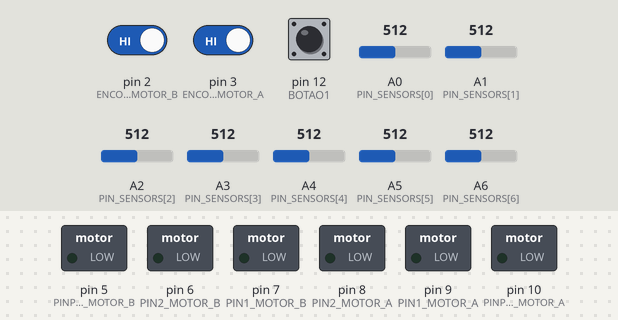
The sketch below on a simulated Arduino Nano, built with avr-gcc and run on an emulated ATmega328P. On the bench: switched loads named in the sketch (green lamp = pin HIGH). The inputs (shaded band) are chosen by the test bench; at power-on: pin 12 (BOTAO1) HIGH, pin 2 (ENCODER1_MOTOR_B) HIGH, pin 3 (ENCODER1_MOTOR_A) HIGH, A0 (PIN_SENSORS[0]) = 512, A1 (PIN_SENSORS[1]) = 512, A2 (PIN_SENSORS[2]) = 512, A3 (PIN_SENSORS[3]) = 512, A4 (PIN_SENSORS[4]) = 512, A5 (PIN_SENSORS[5]) = 512, A6 (PIN_SENSORS[6]) = 512. What the sketch prints to the serial monitor is not drawn.

Above: at 1.2 s.
1.3 s: pin 12 (BOTAO1) pulled LOW for 0.15 s
At 2.7 s:
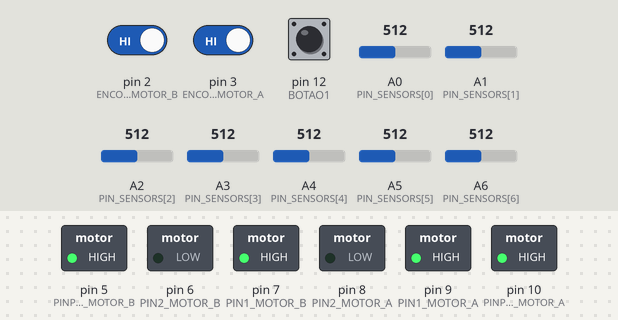
Timing chart, 0 to 4.3 s (numbered marks = the images above; inputs shaded):
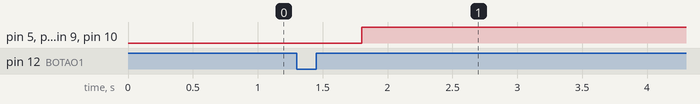

Measured:
- after the input at 1.3 s, pin 5 (PINPWM_MOTOR_B), pin 7 (PIN1_MOTOR_B), pin 9 (PIN1_MOTOR_A), pin 10 (PINPWM_MOTOR_A): LOW → HIGH after 0.50 s

The sketch:

SeguidorNRL.ino
```cpp
//#include <MotorEncoderNRL.h>
#include "defines.h"
#include "NADA.h"

int erro = 0;
int erroAnterior = 0;
int indexCurva = 0, auxCurva = 0, marcador = 0 ,auxBotao1 = 0, indexInicioFim = 0, auxInicioFim = 0;

void setup() {
	Serial.begin(115200);
	Serial.println("Setup");
 	setupPins();
}

void loop() {
	atualizaStatus();

	if(STATUS == SEGUINDO){
		ajusteVelocidade();
		MA.updateVel();
		MB.updateVel();
		//Serial.println(MA.encod.getDist());
		//delay(50);
		int acao = calculatePID();
		MA.vel_ref = VEL_MAX + acao;
		MB.vel_ref = VEL_MAX - acao;

		identificaCurva();
		//inicio_fim();
	}
}

void atualizaStatus() {
	int b1 = digitalRead(BOTAO1);
	if (b1 == 0 && auxBotao1 == 0) {
		delay(500);
		STATUS = SEGUINDO;
    	auxBotao1 = 1;
    	//Serial.println(indexCurva);
    	//Serial.println("comecou");
    }
    else if (b1 == 1)
    	auxBotao1 = 0;
}

void(* resetFunc) (void) = 0;

void ajusteVelocidade(){
	VEL_MAX = VEL_CURVA[0];
}

void inicio_fim(){
	int valueSensor = 0;
	if(analogRead(PIN_SENSORS[7]) > LIMIAR_SENSOR) valueSensor = (COR_LINHA == 0)? 1:0;
	else valueSensor = (COR_LINHA == 0)? 0:1;

    if (valueSensor == 1 && auxCurva == 0) {
    	indexInicioFim = indexInicioFim + 1;
        //marcador = marcador + 1;
    	auxCurva = 1;
    	//Serial.println(indexCurva);
    	//if(marcador == 2){
    	if(indexInicioFim == (NUM_CRUZAMENTO + 2)){
    			STATUS = PARADO;
    			MA.vel_ref = 0;
				MB.vel_ref = 0;
				MA.updateVel();
				MB.updateVel();
				resetFunc();
    	}
    	auxInicioFim = 1;
    }
    else if (valueSensor == 0)
    	auxInicioFim = 0;
}

void identificaCurva(){
	int valueSensor = 0;
	if(analogRead(PIN_SENSORS[0]) > LIMIAR_SENSOR) valueSensor = (COR_LINHA == 0)? 1:0;
	else valueSensor = (COR_LINHA == 0)? 0:1;
    if (valueSensor == 1 && auxCurva == 0) {
    	indexCurva++;
    	auxCurva = 1;
    	//Serial.println(indexCurva);
    }
    else if (valueSensor == 0)
    	auxCurva = 0;

    ajusteVelocidade();
}

int calculatePID() {
	int acao, erro = getError();
    int P = erro;
    int I = I + erro;
    int D = erro - erroAnterior;
    acao = (KP*P) + (KI*I) + (KD*D);
	//acao = erro*KP;
    erroAnterior = erro;
	return acao;
}


int getError() {
		/*
		* 1 0 0 0 0
		* 1 1 0 0 0
		* 0 1 0 0 0
		* 0 1 1 0 0
		* 0 0 1 0 0
		* 0 0 1 1 0
		* 0 0 0 1 0
		* 0 0 0 1 1
		* 0 0 0 0 1
		*/

	int valueSensores[7];

	for(int i=0; i<7; i++){

		if(analogRead(PIN_SENSORS[i]) > LIMIAR_SENSOR) valueSensores[i] = (COR_LINHA == 0)? 1:0;
		else valueSensores[i] = (COR_LINHA == 0)? 0:1;
		//Serial.print(valueSensores[i]);
		//Serial.print(" , ");
	}
	//Serial.println("");

	if     (valueSensores[1]==1 && valueSensores[2]==0 && valueSensores[3]==0 && valueSensores[4]==0 && valueSensores[5]==0) erro = -4;
	else if(valueSensores[1]==1 && valueSensores[2]==1 && valueSensores[3]==0 && valueSensores[4]==0 && valueSensores[5]==0) erro = -3;
	else if(valueSensores[1]==0 && valueSensores[2]==1 && valueSensores[3]==0 && valueSensores[4]==0 && valueSensores[5]==0) erro = -2;
	else if(valueSensores[1]==0 && valueSensores[2]==1 && valueSensores[3]==1 && valueSensores[4]==0 && valueSensores[5]==0) erro = -1;
	else if(valueSensores[1]==0 && valueSensores[2]==0 && valueSensores[3]==1 && valueSensores[4]==0 && valueSensores[5]==0) erro =  0;
	else if(valueSensores[1]==0 && valueSensores[2]==0 && valueSensores[3]==1 && valueSensores[4]==1 && valueSensores[5]==0) erro =  1;
	else if(valueSensores[1]==0 && valueSensores[2]==0 && valueSensores[3]==0 && valueSensores[4]==1 && valueSensores[5]==0) erro =  2;
	else if(valueSensores[1]==0 && valueSensores[2]==0 && valueSensores[3]==0 && valueSensores[4]==1 && valueSensores[5]==1) erro =  3;
	else if(valueSensores[1]==0 && valueSensores[2]==0 && valueSensores[3]==0 && valueSensores[4]==0 && valueSensores[5]==1) erro =  4;

	return erro;
}

void setupPins() {
	pinMode(PIN1_MOTOR_A, OUTPUT);
	pinMode(PIN2_MOTOR_A, OUTPUT);
	pinMode(PINPWM_MOTOR_A, OUTPUT);
	pinMode(ENCODER1_MOTOR_A, INPUT);
	pinMode(ENCODER2_MOTOR_A, INPUT);
	pinMode(PIN1_MOTOR_B, OUTPUT);
	pinMode(PIN2_MOTOR_B, OUTPUT);
	pinMode(PINPWM_MOTOR_B, OUTPUT);
	pinMode(ENCODER1_MOTOR_B, INPUT);
	pinMode(ENCODER2_MOTOR_B, INPUT);
	pinMode(BOTAO1, INPUT_PULLUP);
	pinMode(BOTAO2, INPUT_PULLUP);

	for(int i=0;i<7;i++)
		pinMode(PIN_SENSORS[i], INPUT);

	attachInterrupt(digitalPinToInterrupt(ENCODER1_MOTOR_A), pulsoContA, RISING);
	attachInterrupt(digitalPinToInterrupt(ENCODER1_MOTOR_B), pulsoContB, RISING);

	MA.setupPins(PIN1_MOTOR_A, PIN2_MOTOR_A, PINPWM_MOTOR_A);
	MB.setupPins(PIN1_MOTOR_B, PIN2_MOTOR_B, PINPWM_MOTOR_B);
}
```

NADA.h
```cpp
struct Motor {
  int pin_1;
  int pin_2;
  int pin_PWM;

  long posicao;

  int dist_p_pulso = (40 * 3.14)/15; //mm por pulso  - 80mm de diametro da roda

  int pulsos = 0;
  unsigned int pulso_time = 0; //Em ms
  unsigned int pulso_dt = 0; //Em ms

  int vel_ref = 0;

  long getVel() {
    if (pulso_dt <= 0  || (millis() - pulso_time) > 900)
      return 0;
    return ((1000L * dist_p_pulso / pulso_dt) );
  }

  void updateVel() {
    //digitalWrite(PINMOTOR,vel_ref);
    long vel_atual = getVel();
    long erro = vel_ref - vel_atual;
    //if(vel_ref > 0) erro = vel_ref - vel_atual;
    //else erro = vel_atual - vel_ref;
    //Serial.print("Erro: ");
    //Serial.println(erro);
    long acao = 1*erro;

    //Serial.println(acao);

    //Zona morta
    if (abs(acao) >= 30) {
      //acao += 30;
      if (acao > 0) { // Inverter Ponte H
        digitalWrite(pin_1, HIGH);
        digitalWrite(pin_2, LOW);
      }
      else {
        //acao = -acao;
        digitalWrite(pin_1, LOW);
        digitalWrite(pin_2, HIGH);
      }
      //Saturação
      acao = acao > 255 ? 255 : acao;
      analogWrite(pin_PWM, acao);
    }
    else {
      digitalWrite(pin_1, LOW);
      digitalWrite(pin_2, LOW);
      digitalWrite(pin_PWM, 0);
    }

    if(vel_ref==0){
      digitalWrite(pin_1, LOW);
      digitalWrite(pin_2, LOW);
      digitalWrite(pin_PWM, 0);
    }
  }

  void setupPins(int p1, int p2, int pwm) {
    pin_1 = p1;
    pin_2 = p2;
    pin_PWM = pwm;

    pinMode(pin_1, OUTPUT);
    pinMode(pin_2, OUTPUT);
    pinMode(pin_PWM, OUTPUT);

    digitalWrite(pin_1, LOW);
    digitalWrite(pin_2, LOW);
    digitalWrite(pin_PWM, LOW);
  }
};

struct Motor MA;
struct Motor MB;

void pulsoContA() {
  MA.pulso_dt =  millis() - MA.pulso_time;
  MA.pulso_time = millis();
  MA.pulsos++;
  MA.posicao++;
}

void pulsoContB() {
  MB.pulso_dt =  millis() - MB.pulso_time;
  MB.pulso_time = millis();
  MB.pulsos++;
  MB.posicao++;
}
```

defines.h
```cpp
#define COR_LINHA 1 // 0 para linha preta e 1 para linha branca

#define SEGUINDO 1 //
#define PARADO 0 //
int STATUS = PARADO;


#define PIN1_MOTOR_A 9
#define PIN2_MOTOR_A 8
#define PINPWM_MOTOR_A 10
#define ENCODER1_MOTOR_A 3
#define ENCODER2_MOTOR_A 3
#define PIN1_MOTOR_B 7
#define PIN2_MOTOR_B 6
#define PINPWM_MOTOR_B 5
#define ENCODER1_MOTOR_B 2
#define ENCODER2_MOTOR_B 2

#define BOTAO1 12
#define BOTAO2 11

#define LIMIAR_SENSOR 750
int PIN_SENSORS[7]={A0,A1,A2,A3,A4,A5,A6};

int VEL_MAX = 2000;

#define KP 400
#define KI 1
#define KD 600

#define DIST_PULSO (42 * PI)/15

#define NUM_CRUZAMENTO 14
#define NUM_SEGMENTOS 51
int VEL_CURVA[(NUM_SEGMENTOS)] = { 1500,  // 0
							       1000,   // 1
						           1000,  // 2
							       1000,  // 3
						  	       1000,  // 4
							       1000,  // 5
							       1000,  // 6
							       1000,   // 7
							       1000,  // 8
							       800,   // 9
							       1000,   // 10
							       1000,   // 11
							       1500,  //12
							       1500,  //13
							       1000,  //14
							       1000,  //15
							       1500,     //16
							       1500,     //17
							       1000,     //18
							       1000,    //19
							       1500,    //20
							       1500,    //21
							       1000,    //22
							       800,    //23
							       1500,     //24
							       1500,     //25
							       1500,     //26
							       1000,	//27
							       1000,		//28
							       1000,		//29
							       1000,		//30
							       1000,	//31
							       1000,		//32
							       2000, 	//33
							       2000,	//34
							       2000,	//35
							       1500,	//36
							       1000,	//37
							       1000,     //38
							       1000,		//39
							       1000,		//40
							       1000,		//41
							       1500,		//42
							       1000,    //43
							       1000,    //44
							       1000,     //45
							       1000,		//46
							       1000,		//47
							       1000,	//48
							       1000,		//49
							       0		//50
};
```
